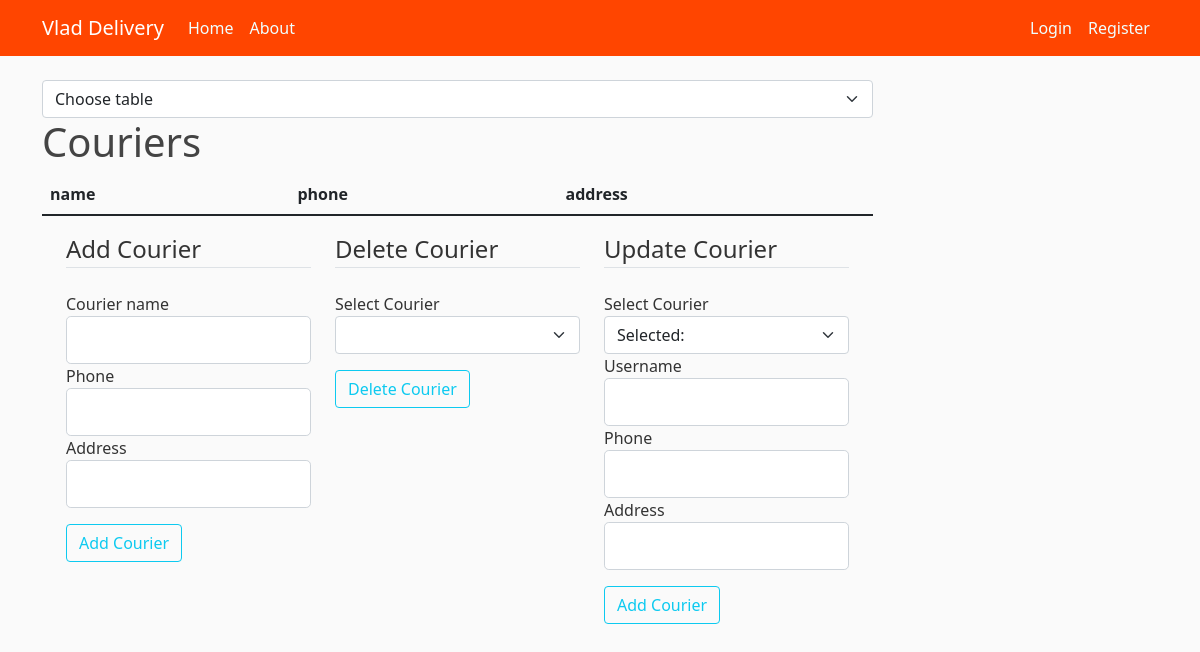
The app's page /admin_tables/couriers/, older data.
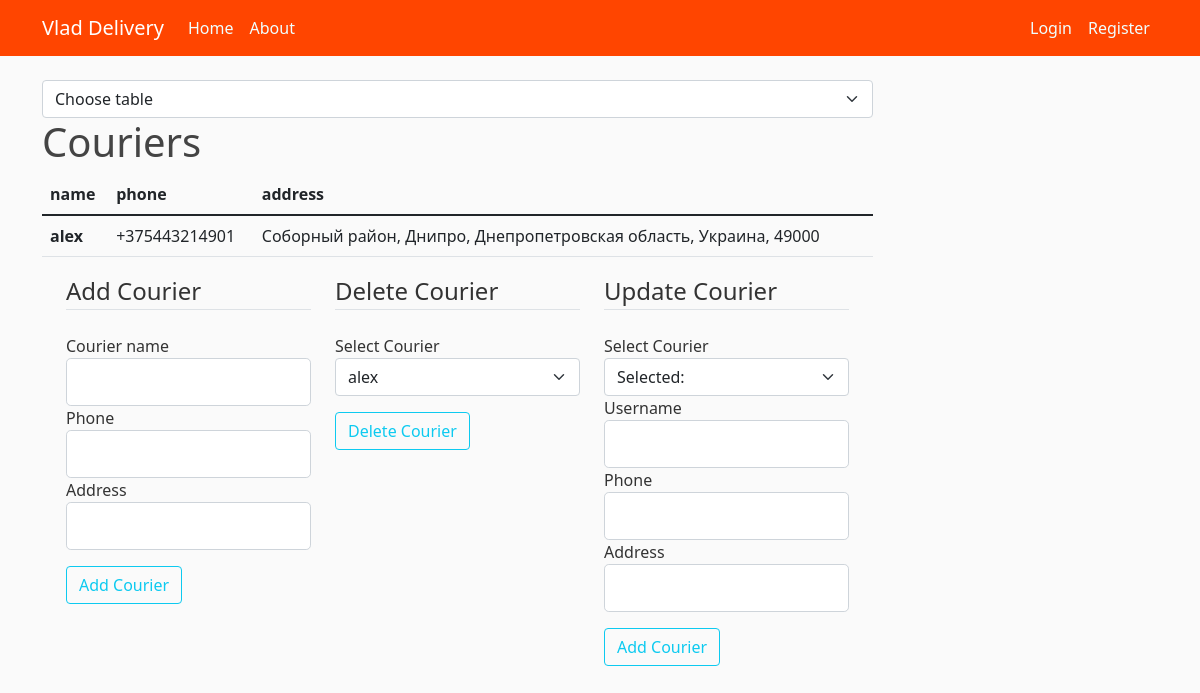
The same page, newer data.
### bd_project/models.py (models this page shows, shortened)
class BaseModel(Model):
    id = PrimaryKeyField(unique=True)
    class Meta:
        database = db
        order_by = 'id'

class Courier(BaseModel):
    name = CharField(max_length=20, unique=True, null=False)
    phone = CharField(max_length=15, unique=True, null=False)
    address = CharField(max_length=20, null=False)
    class Meta:
        db_table = 'Couriers'

### bd_project/admin_couriers_table/routes.py (the view)
@admin_couriers_table.route('/admin_tables/couriers/', methods=['GET'])
def couriers_table():
    add_form, delete_form, update_form, couriers = init_forms_and_couriers()
    delete_form.select_del.choices = [(g.id, g.name) for g in couriers]
    return render_template('admin_pages/table_couriers.html', couriers=couriers, add_form=add_form,
                           delete_form=delete_form, update_form=update_form)

### bd_project/admin_couriers_table/forms.py (shortened to what this page needs)
class AddCourierForm(FlaskForm):
    name_add = StringField('Courier name',
                           validators=[DataRequired(), Length(min=2, max=20)])
    phone_add = StringField('Phone',
                            validators=[DataRequired()])
    address_add = StringField('Address',
                              validators=[DataRequired()])
    submit_add = SubmitField('Add Courier')

class DeleteCourierForm(FlaskForm):
    select_del = SelectField('Select Courier', coerce=int)
    del_submit = SubmitField('Delete Courier')

### bd_project/admin_couriers_table/utils.py (called while the page is built)
def init_forms_and_couriers():
    add_form = AddCourierForm()
    delete_form = DeleteCourierForm()
    update_form = UpdateCourierForm()
    couriers = Courier.select()
    return add_form, delete_form, update_form, couriers

### bd_project/templates/admin_pages/table_couriers.html (shortened to what this page needs)
{% extends "admin_pages/admin.html" %}
{% block table %}
<body>
<h1>Couriers</h1>
<table class="table table">
    <thead>
    <tr>
        <th scope="col">name</th>
        <th scope="col">phone</th>
        <th scope="col">address</th>
    </tr>
    </thead>
    <tbody>
    {% for courier in couriers %}
    <tr>
        <th scope="row">{{ courier.name }}</th>
        <td>{{ courier.phone }}</td>
        <td>{{ courier.address }}</td>
    </tr>
    {% endfor %}
    </tbody>
</table>
<div class="container">
    <div class="row">
        <div class="col">
            <form method="post" action="{{ url_for('admin_couriers_table.courier_creation') }}">
                <fieldset class="form-group">
                    <legend class="border-bottom mb-4">Add Courier</legend>
                    <div class="form-group">
                        {{ add_form.name_add.label(class="form-control-label") }}
                        {% if add_form.name_add.errors %}
                        {{ add_form.name_add(class="form-control form-control-lg is-invalid") }}
                        <div class="invalid-feedback">
                            {% for error in add_form.name_add.errors %}
                            <span>{{ error }}</span>
                            {% endfor %}
                        </div>
                        {% else %}
                        {{ add_form.name_add(class="form-control form-control-lg") }}
                        {% endif %}
                    </div>
                    <div class="form-group">
                        {{ add_form.phone_add.label(class="form-control-label") }}
                        {% if add_form.phone_add.errors %}
                        {{ add_form.phone_add(class="form-control form-control-lg is-invalid") }}
                        <div class="invalid-feedback">
                            {% for error in add_form.phone_add.errors %}
                            <span>{{ error }}</span>
                            {% endfor %}
                        </div>
                        {% else %}
                        {{ add_form.phone_add(class="form-control form-control-lg") }}
                        {% endif %}
                    </div>
                    <div class="form-group">
                        {{ add_form.address_add.label(class="form-control-label") }}
                        {% if add_form.address_add.errors %}
                        {{ add_form.address_add(class="form-control form-control-lg is-invalid") }}
                        <div class="invalid-feedback">
                            {% for error in add_form.address_add.errors %}
                            <span>{{ error }}</span>
                            {% endfor %}
                        </div>
                        {% else %}
                        {{ add_form.address_add(class="form-control form-control-lg") }}
                        {% endif %}
                    </div>
                    <div class="form-group pt-3">
                        {{ add_form.submit_add(class="btn btn-outline-info") }}
                    </div>
                </fieldset>
            </form>
        </div>
        <div class="col">
            <form method="post" action="{{ url_for('admin_couriers_table.courier_removing') }}">
                <fieldset class="form-group">
                    <legend class="border-bottom mb-4">Delete Courier</legend>
                    <div class="form-group">
                        {{ delete_form.select_del.label(class="form-control-label") }}
                        {{ delete_form.select_del(class="form-select") }}
                    </div>
                    <div class="form-group pt-3">
                        {{ delete_form.del_submit(class="btn btn-outline-info") }}
                    </div>
                </fieldset>
            </form>
        </div>
         <div class="col">
            <form method="post" action="">
                <fieldset class="form-group">
                    <legend class="border-bottom mb-4">Update Courier</legend>
                    <label class="form-control-label">Select Courier</label>
                    <select class="form-select " onchange="location = this.value;" name="forma">
                        <option selected>Selected: {{ select_courier }}</option>
                    </select>
                    <div class="form-group">
                        {{ update_form.name_update.label(class="form-control-label") }}
                        {% if update_form.name_update.errors %}
                        {{ update_form.name_update(class="form-control form-control-lg is-invalid") }}
                        <div class="invalid-feedback">
                            {% for error in update_form.name_update.errors %}
                            <span>{{ error }}</span>
                            {% endfor %}
                        </div>
                        {% else %}
                        {{ update_form.name_update(class="form-control form-control-lg") }}
                        {% endif %}
                    </div>
                    <div class="form-group">
                        {{ update_form.phone_update.label(class="form-control-label") }}
                        {% if update_form.phone_update.errors %}
                        {{ update_form.phone_update(class="form-control form-control-lg is-invalid") }}
                        <div class="invalid-feedback">
                            {% for error in update_form.phone_update.errors %}
                            <span>{{ error }}</span>
                            {% endfor %}
                        </div>
                        {% else %}
                        {{ update_form.phone_update(class="form-control form-control-lg") }}
                        {% endif %}
                    </div>
                    <div class="form-group">
                        {{ update_form.address_update.label(class="form-control-label") }}
                        {% if update_form.address_update.errors %}
                        {{ update_form.address_update(class="form-control form-control-lg is-invalid") }}
                        <div class="invalid-feedback">
                            {% for error in update_form.address_update.errors %}
                            <span>{{ error }}</span>
                            {% endfor %}
                        </div>
                        {% else %}
                        {{ update_form.address_update(class="form-control form-control-lg") }}
                        {% endif %}
                    </div>
                    <div class="form-group pt-3">
                        {{ update_form.submit_update(class="btn btn-outline-info") }}
                    </div>
                </fieldset>
            </form>
        </div>
    </div>
</div>
</body>
{% endblock table %}

### bd_project/templates/admin_pages/admin.html (shortened to what this page needs)
{% extends "layout.html" %}
{% block content %}
<body>
    <select onchange="location = this.value;" class="form-select" size="1" aria-label="select example">
        <option selected>Choose table</option>
    </select>
    {% block table %} {% endblock table %}
</body>
{% endblock content %}

### bd_project/templates/layout.html (shortened to what this page needs)
<!DOCTYPE html>
<html lang="en">
<head>
    <link href="https://cdn.jsdelivr.net/npm/bootstrap@5.1.3/dist/css/bootstrap.min.css" rel="stylesheet"
>
    <link rel="stylesheet" type="text/css" href="{{ url_for('static',filename='main.css') }}">
</head>
<body>
<header class="site-header">
    <nav class="navbar navbar-expand-md navbar-dark bg-steel fixed-top">
        <div class="container">
            <a class="navbar-brand mr-4" href="{{ url_for('main.home') }}">Vlad Delivery</a>
            <div class="collapse navbar-collapse" id="navbarToggle">
                <div class="navbar-nav me-auto">
                    <a class="nav-item nav-link" href="{{ url_for('main.home') }}">Home</a>
                    <a class="nav-item nav-link" href="#">About</a>
                </div>
                {% if current_user.is_authenticated and current_user.username == 'admin' %}
                <div class="navbar-nav ms-auto">
                    <a class="nav-item nav-link" href="{{ url_for('main.admin_page') }}">Admin page</a>
                    <a class="nav-item nav-link" href="{{ url_for('users.logout') }}">Logout</a>
                </div>
                {% elif current_user.is_authenticated %}
                <div class="navbar-nav ms-auto">
                    <a class="nav-item nav-link" href="{{ url_for('users.account') }}">Account</a>
                    <a class="nav-item nav-link" href="{{ url_for('users.logout') }}">Logout</a>
                </div>
                {% else %}
                <div class="navbar-nav ms-auto">
                    <a class="nav-item nav-link" href="{{ url_for('users.login') }}">Login</a>
                    <a class="nav-item nav-link" href="{{ url_for('users.register') }}">Register</a>
                </div>
                {% endif %}
            </div>
        </div>
    </nav>
</header>
<main role="main" class="container">
    <div class="row">
        <div class="col-md-9">
            {% block content %}{% endblock %}
        </div>
    </div>
</main>
</body>
</html>

### bd_project/static/main.css (style rules this page uses)
body { background: #fafafa; color: #333333; margin-top: 5rem; }
h1, h2, h3, h4, h5, h6 { color: #444444; }
.bg-steel { background-color: #FF4500; }
.site-header .navbar-nav .nav-link { color: #F0FFFF; }
a { text-decoration: none; }

Row changes from the older to the newer data that the page shows:
added Courier: name "alex", phone "+375443214901", address "Соборный район, Днипро, Днепропетровская область, Украина, 49000"
Text that changed along with them:
form field select_del: (not shown) → "alex"
